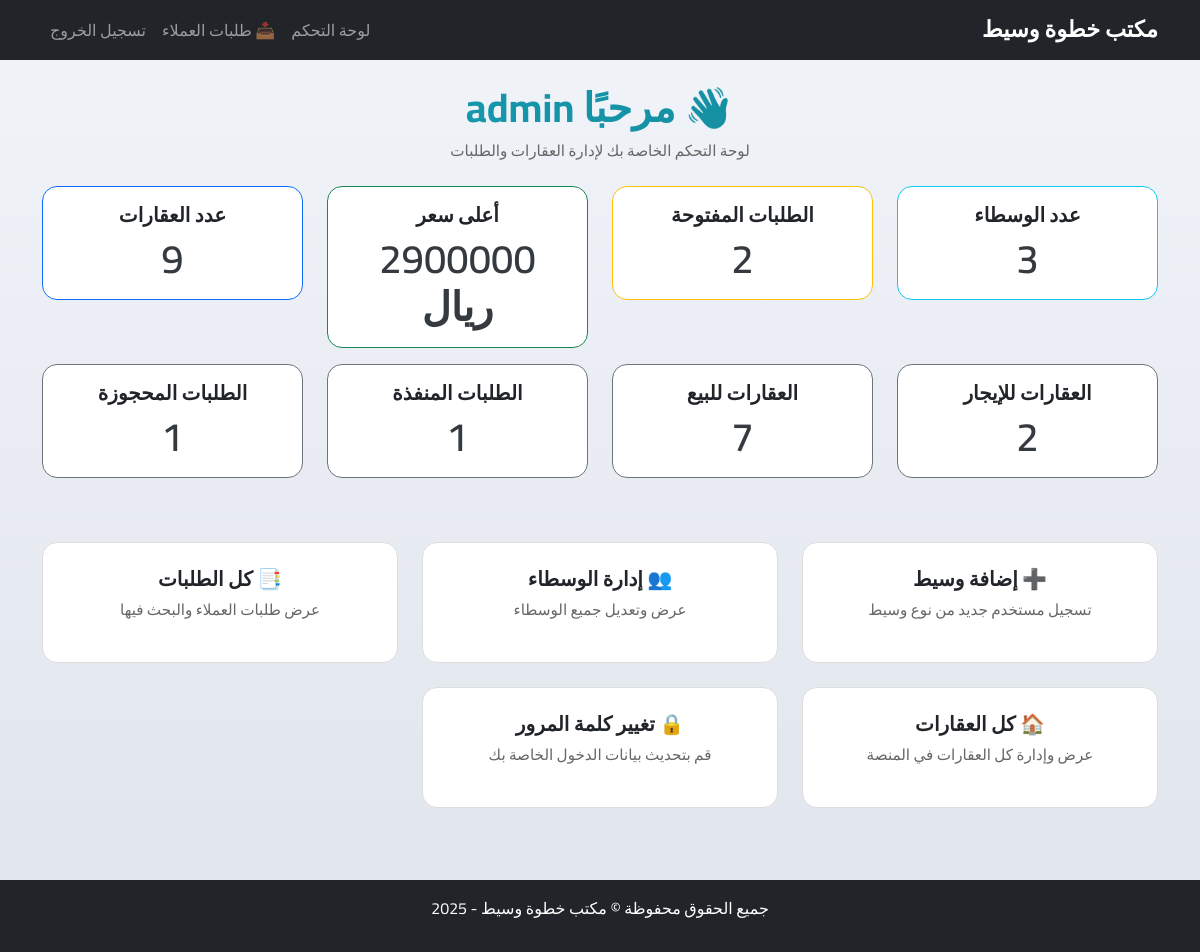
/dashboard/ (signed in), run on an earlier commit of the app's database.
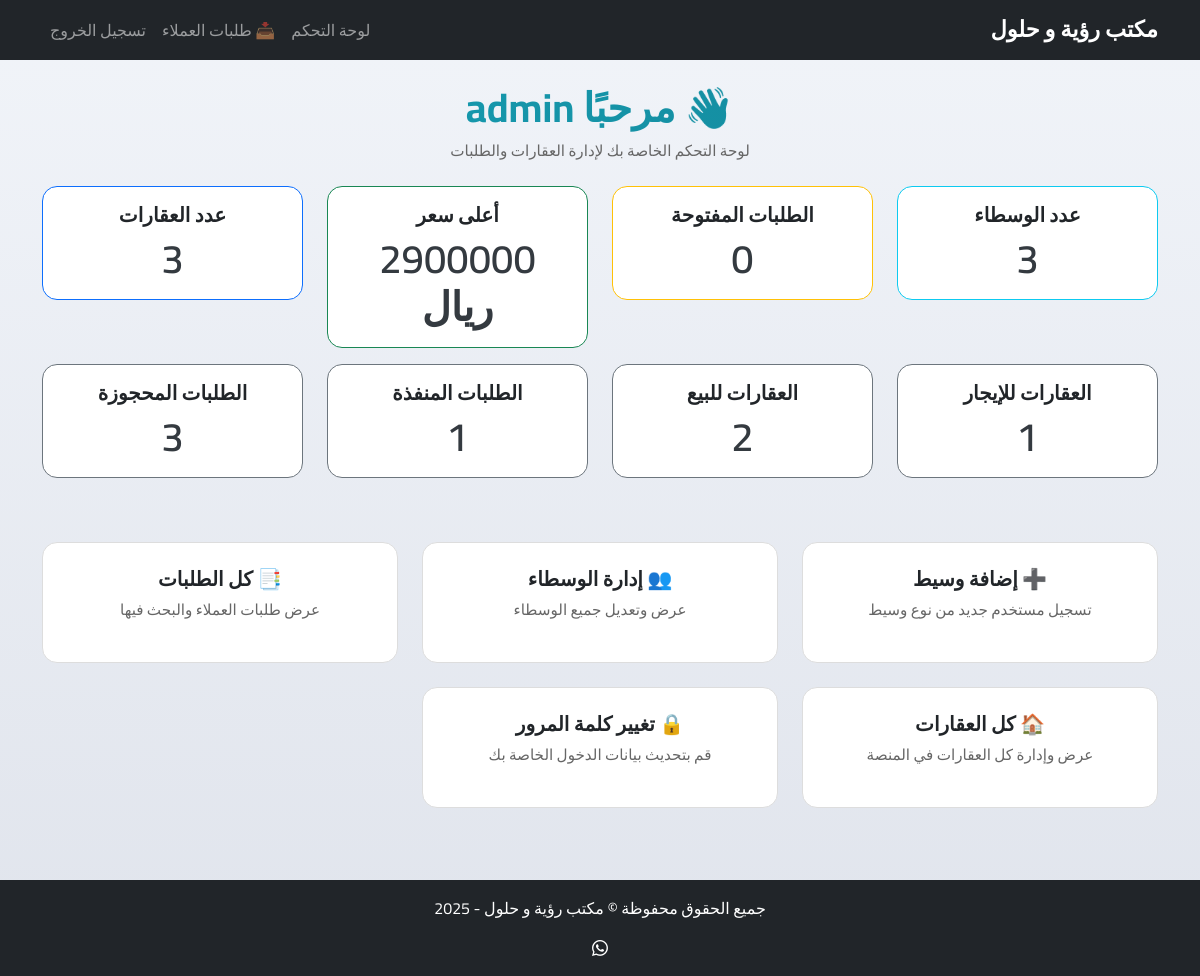
And on a later commit of the database.
### core/models.py (models this page shows, shortened)
class SiteSettings(models.Model):
    site_name = models.CharField(max_length=100, default='مكتب خطوة وسيط')
    twitter_url = models.URLField(blank=True, null=True)
    snapchat_url = models.URLField(blank=True, null=True)
    whatsapp_number = models.CharField(max_length=20, blank=True, null=True)
    class Meta:
        verbose_name = "إعدادات الموقع"
        verbose_name_plural = "إعدادات الموقع"

### core/views.py (the view, shortened to what this page needs)
# urls.py: path('dashboard/', views.dashboard_view, name='dashboard'),
def dashboard_view(request):
    context = {}
    if request.user.is_authenticated:
        if request.user.user_type == 'admin':
            context.update({
                'total_agents': CustomUser.objects.filter(user_type='agent').count(),
                'total_requests': CustomerRequest.objects.count(),
                'total_properties': Property.objects.count(),
                'total_rent_properties': Property.objects.filter(offer_type='rent').count(),
                'total_sale_properties': Property.objects.filter(offer_type='sale').count(),
                'executed_requests': CustomerRequest.objects.filter(status__iexact='executed').count(),
                'reserved_requests': CustomerRequest.objects.filter(status__iexact='reserved').count(),
                'open_requests': CustomerRequest.objects.filter(status__iexact='open'),
                'highest_price': Property.objects.order_by('-price').first(),
            })
    return render(request, 'core/dashboard.html', context)

### core/context_processors.py (called while the page is built)
def site_settings(request):
    try:
        return {'site_settings': SiteSettings.objects.first()}
    except:
        return {'site_settings': None}

### core/templates/core/dashboard.html (shortened to what the changed rows need)
{% extends 'core/base.html' %}
{% load static %}
{% block content %}
<div class="text-center mb-4">
    <h1 class="text-gradient-blue fw-bold">👋 مرحبًا {{ user.username }}</h1>
</div>
<div class="row text-center mb-5">
    {% if user.user_type == 'admin' %}
        <div class="col-md-3">
            <div class="card border-info mb-3">
                <div class="card-body">
                    <h5 class="card-title">عدد الوسطاء</h5>
                    <p class="card-text display-6">{{ total_agents|default:"0" }}</p>
                </div>
            </div>
        </div>
        <div class="col-md-3">
            <div class="card border-warning mb-3">
                <div class="card-body">
                    <h5 class="card-title">الطلبات المفتوحة</h5>
                    <p class="card-text display-6">{{ open_requests|length }}</p>
                </div>
            </div>
        </div>
        <div class="col-md-3">
            <div class="card border-success mb-3">
                <div class="card-body">
                    <h5 class="card-title">أعلى سعر</h5>
                    <p class="card-text display-6">
                        {% if highest_price %}
                            {{ highest_price.price|floatformat:0 }} ريال
                        {% else %}
                            -
                        {% endif %}
                    </p>
                </div>
            </div>
        </div>
        <div class="col-md-3">
            <div class="card border-primary mb-3">
                <div class="card-body">
                    <h5 class="card-title">عدد العقارات</h5>
                    <p class="card-text display-6">{{ total_properties|default:"0" }}</p>
                </div>
            </div>
        </div>
        <div class="col-md-3">
            <div class="card border-secondary mb-3">
                <div class="card-body">
                    <h5 class="card-title">العقارات للإيجار</h5>
                    <p class="card-text display-6">{{ total_rent_properties|default:"0" }}</p>
                </div>
            </div>
        </div>
        <div class="col-md-3">
            <div class="card border-secondary mb-3">
                <div class="card-body">
                    <h5 class="card-title">العقارات للبيع</h5>
                    <p class="card-text display-6">{{ total_sale_properties|default:"0" }}</p>
                </div>
            </div>
        </div>
        <div class="col-md-3">
            <div class="card border-secondary mb-3">
                <div class="card-body">
                    <h5 class="card-title">الطلبات المنفذة</h5>
                    <p class="card-text display-6">{{ executed_requests|default:"0" }}</p>
                </div>
            </div>
        </div>
        <div class="col-md-3">
            <div class="card border-secondary mb-3">
                <div class="card-body">
                    <h5 class="card-title">الطلبات المحجوزة</h5>
                    <p class="card-text display-6">{{ reserved_requests|default:"0" }}</p>
                </div>
            </div>
        </div>
    {% endif %}
</div>
{% endblock %}

### core/templates/core/base.html (shortened to what this page needs)
{% load static %}
<!DOCTYPE html>
<html lang="ar" dir="rtl">
<head>
    <link href="https://cdn.jsdelivr.net/npm/bootstrap@5.3.3/dist/css/bootstrap.rtl.min.css" rel="stylesheet">
    <link href="https://cdn.jsdelivr.net/npm/bootstrap-icons@1.10.5/font/bootstrap-icons.css" rel="stylesheet">
    <link rel="stylesheet" href="{% static 'css/dashboard.css' %}">
</head>
<body class="{% block body_class %}{% endblock %}">
<nav class="navbar navbar-expand-lg navbar-dark bg-dark mb-4">
    <div class="container">
        <a class="navbar-brand" href="/">{{ site_settings.site_name|default:"مكتب خطوة وسيط" }}</a>
        <div class="collapse navbar-collapse justify-content-end" id="navbarNav">
            <ul class="navbar-nav">
                {% if user.is_authenticated %}
                    <li class="nav-item">
                        <a class="nav-link" href="{% url 'dashboard' %}">لوحة التحكم</a>
                    </li>
                    <li class="nav-item">
                        <a class="nav-link" href="{% url 'customer_requests' %}">📥 طلبات العملاء</a>
                    </li>
                    <li class="nav-item">
                        <a class="nav-link" href="{% url 'logout' %}">تسجيل الخروج</a>
                    </li>
                {% else %}
                    <li class="nav-item">
                        <a class="nav-link" href="{% url 'login' %}">تسجيل الدخول</a>
                    </li>
                {% endif %}
            </ul>
        </div>
    </div>
</nav>
<div class="container mb-5">
    {% block content %}{% endblock %}
</div>
<footer class="bg-dark text-white text-center py-3 mt-auto">
    <div class="container">
        <p>جميع الحقوق محفوظة &copy; {{ site_settings.site_name|default:"مكتب خطوة وسيط" }} - 2025</p>
        <div>
            {% if site_settings.whatsapp_number %}
                <a href="https://wa.me/{{ site_settings.whatsapp_number }}" class="text-white"><i class="bi bi-whatsapp"></i></a>
            {% endif %}
        </div>
    </div>
</footer>
</body>
</html>

What changed in the data, as far as the page shows it:
added SiteSettings: site_name "مكتب رؤية و حلول"
Also different on the page:
{{ open_requests|length }}: "2" → "0"
{{ total_properties|default:"0" }}: "9" → "3"
{{ total_rent_properties|default:"0" }}: "2" → "1"
{{ total_sale_properties|default:"0" }}: "7" → "2"
{{ reserved_requests|default:"0" }}: "1" → "3"
{{ site_settings.site_name|default:"مكتب خطوة وسيط" }}: "مكتب خطوة وسيط" → (not shown)
